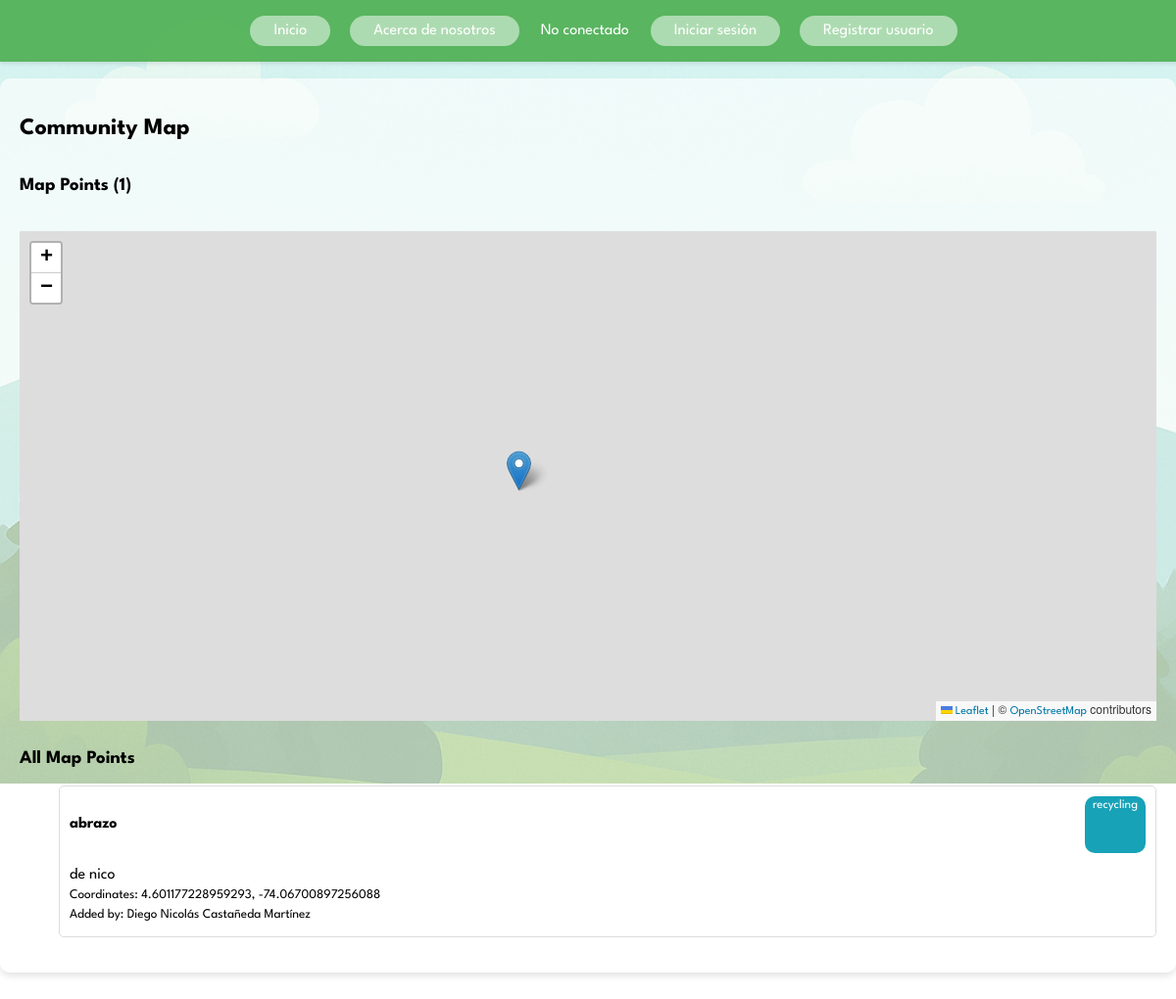
The page /map on the database its author committed.
### tables this page shows
CREATE TABLE map_points (
                id INTEGER PRIMARY KEY AUTOINCREMENT,
                name TEXT NOT NULL,
                description TEXT,
                point_type TEXT NOT NULL,
                latitude REAL NOT NULL,
                longitude REAL NOT NULL,
                added_by TEXT,
                created_at TIMESTAMP DEFAULT CURRENT_TIMESTAMP,
                creator_id INTEGER DEFAULT 1
            );

### app.py (the view)
@app.route('/map')
def view_map():
    map_points = logic.get_map_points()
    return render_template('view_map.html', map_points=map_points)

### app.py (called while the page is built)
@app.context_processor
def inject_session():
    return dict(session=session)

### db_conn.py (called while the page is built)
def create_connection():
    conn = None
    try:
        conn = sqlite3.connect('comunidad_verde.db')
    except sqlite3.Error as e:
        print(f"Error connecting to database: {e}")
    return conn

### templates/view_map.html (shortened to what this page needs)
{% extends "base.html" %}
{% block styles %}
    <link rel="stylesheet" href="https://unpkg.com/leaflet@1.7.1/dist/leaflet.css" />
{% endblock %}
{% block content %}
    <h2>Community Map</h2>
    <div class="map-controls">
        <div>
            <h3>Map Points ({{ map_points|length }})</h3>
        </div>
    </div>
    <div id="map-container"></div>
    {% if map_points %}
        <div class="map-point-list">
            <h3>All Map Points</h3>
            <ul>
                {% for point in map_points %}
                    <li class="map-point-item" data-lat="{{ point.latitude }}" data-lng="{{ point.longitude }}">
                        <div class="map-point-header">
                            <h4>{{ point.name }}</h4>
                            <span class="map-point-type">{{ point.point_type }}</span>
                        </div>
                        <div class="map-point-details">
                            <p>{{ point.description }}</p>
                            <p><small>Coordinates: {{ point.latitude }}, {{ point.longitude }}</small></p>
                            {% if point.added_by %}
                                <p><small>Added by: {{ point.added_by }}</small></p>
                            {% endif %}
                        </div>
                    </li>
                {% endfor %}
            </ul>
        </div>
    {% else %}
        <p>No map points found. {% if session.get('entity_type') %}Be the first to add one!{% endif %}</p>
    {% endif %}
{% endblock %}

### static/styles.css (style rules this page uses)
body { margin: 0; padding: 0; font-family: 'League Spartan', sans-serif; background: transparent !important; min-height: 100vh; position: relative; }
h1, h2, h3, p, nav, a, button { font-family: 'League Spartan', sans-serif; }

### templates/view_map.html (style rules this page uses)
#map-container { height: 500px; margin-bottom: 20px; }
.map-controls { display: flex; justify-content: space-between; align-items: center; margin-bottom: 20px; }
.map-point-list { margin-top: 30px; }
.map-point-item { display: flex; flex-direction: column; padding: 10px; margin-bottom: 10px; border: 1px solid #ddd; border-radius: 5px; }
.map-point-header { display: flex; justify-content: space-between; margin-bottom: 10px; }
.map-point-type { background-color: #17a2b8; color: white; padding: 3px 8px; border-radius: 10px; font-size: 0.8em; }
.map-point-details p { margin: 5px 0; }

### rows shown on the page
map_points: name "abrazo", point_type "recycling", description "de nico", latitude "4.601177228959293", longitude "-74.06700897256088", added_by "Diego Nicolás Castañeda Martínez"

### other values the page prints
{{ map_points|length }} "1"
